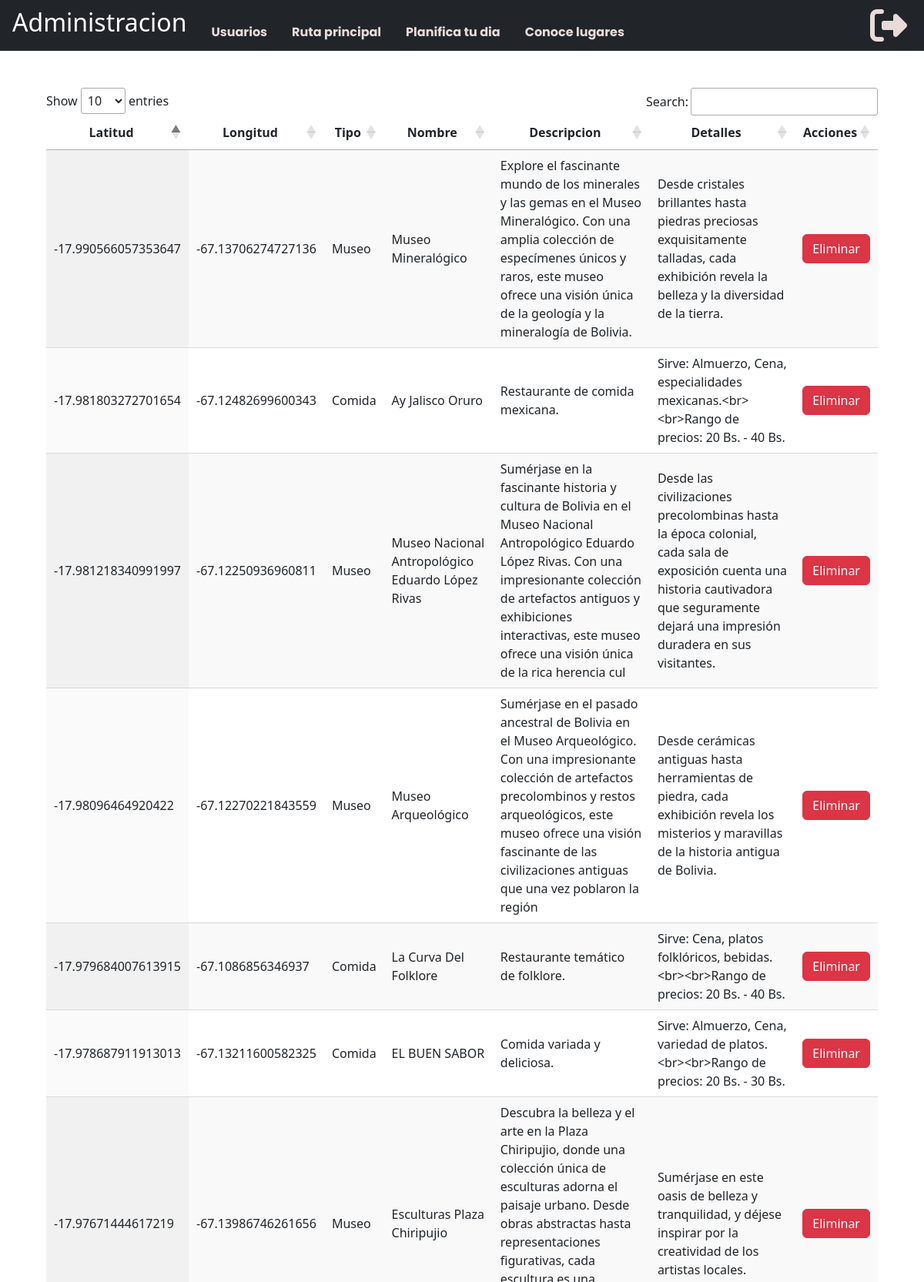
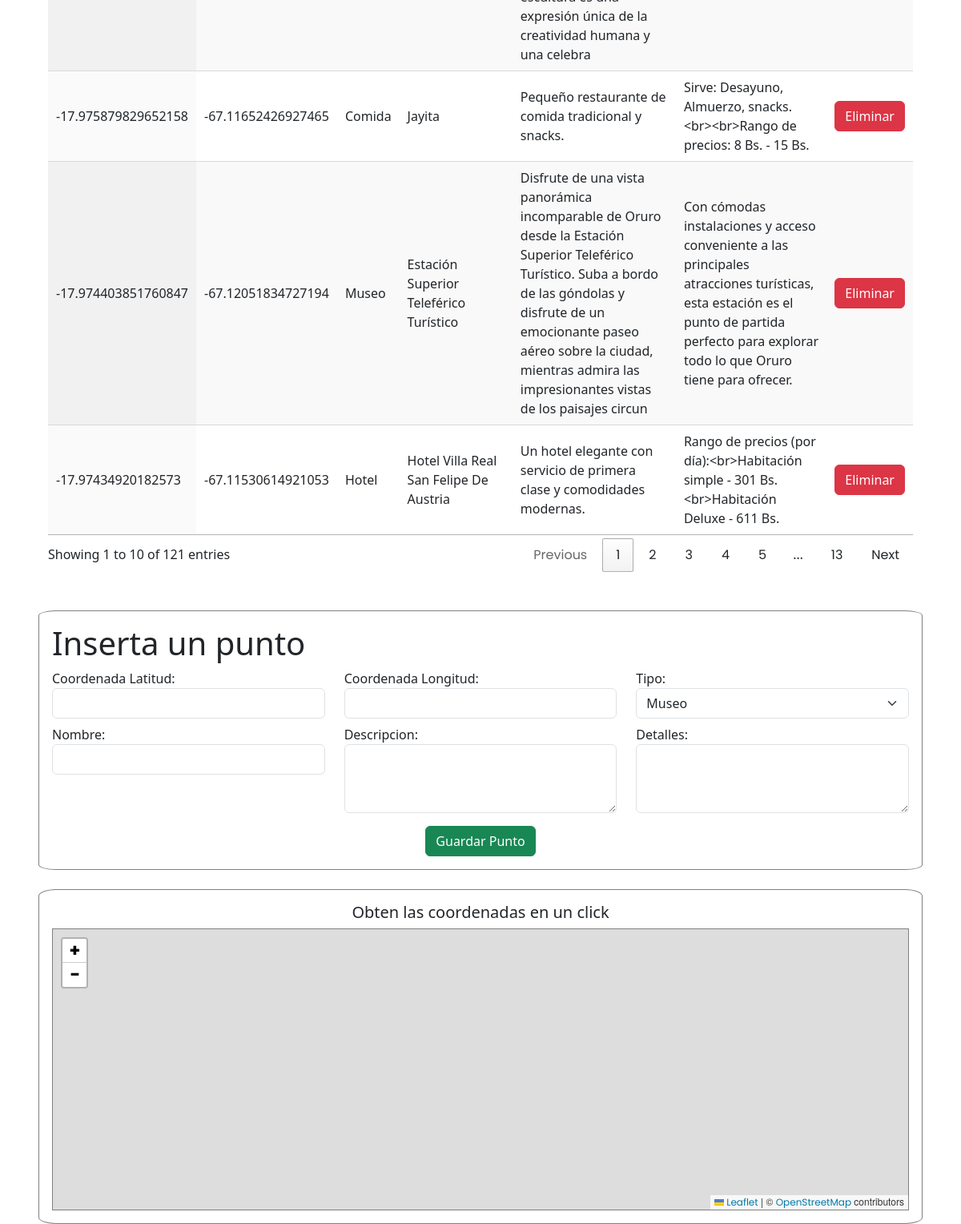
/conoce_admin/ (signed in), run on the app's committed database (2 pictures, top to bottom).
### myapp/models.py (models this page shows, shortened)
class punto_conoce(models.Model):
    coord_lat = models.FloatField()
    coord_lng = models.FloatField()
    titulo = models.CharField(max_length=255)
    name = models.CharField(max_length=255)
    descripcion = models.CharField(max_length=255)
    detalles = models.CharField(max_length=255, default="default")
    imagen_ruta = models.CharField(max_length=255)

### myapp/views.py (the view)
# urls.py: path("conoce_admin/", views.conoce_admin, name="conoce_admin"),
@login_required
def conoce_admin(request):
    if request.method == "POST":
        coord_lat = request.POST.get("coord_lat")
        coord_lng = request.POST.get("coord_lng")
        titulo = request.POST.get("titulo")
        nombre = request.POST.get("nombre")
        descripcion = request.POST.get("descripcion")
        detalles = request.POST.get("detalles")
        if request.POST.get("titulo") == "Hotel":
            imagen = "/static/img/conoceoruro/hot.png"
        if request.POST.get("titulo") == "Comida":
            imagen = "/static/img/conoceoruro/resta.png"
        if request.POST.get("titulo") == "Museo":
            imagen = "/static/img/conoceoruro/mm.png"
        if request.POST.get("titulo") == "Iglesia":
            imagen = "/static/img/conoceoruro/i.png"
        punto = punto_conoce.objects.create(
            coord_lat=coord_lat,
            coord_lng=coord_lng,
            titulo=titulo,
            name=nombre,
            descripcion=descripcion,
            detalles=detalles,
            imagen_ruta=imagen,
        )
        puntos = punto_conoce.objects.all()
        return render(request, "admin/conoce_admin.html", {"puntos": puntos})
    else:
        puntos = punto_conoce.objects.all()
        return render(request, "admin/conoce_admin.html", {"puntos": puntos})

### myapp/templates/admin/conoce_admin.html (shortened to what this page needs)
{% extends 'admin/administrador.html' %} {% block content %}
{% load static %}
<div>
    <div class="m-5 row">
        <table id="conoceTable" class="display">
            <thead>
                <tr>
                    <th class="text-center">Latitud</th>
                    <th class="text-center">Longitud</th>
                    <th class="text-center">Tipo</th>
                    <th class="text-center">Nombre</th>
                    <th class="text-center">Descripcion</th>
                    <th class="text-center">Detalles</th>
                    <th class="text-center">Acciones</th>
                </tr>
            </thead>
            <tbody>
                {% for punto in puntos %}
                <tr>
                    <td>{{ punto.coord_lat }}</td>
                    <td>{{ punto.coord_lng }}</td>
                    <td>{{ punto.titulo }}</td>
                    <td>{{ punto.name }}</td>
                    <td>{{ punto.descripcion }}</td>
                    <td>{{ punto.detalles }}</td>
                    <td class="text-center">
                        <button class="borrar-conoce btn btn-danger" data-id="{{ punto.id }}">Eliminar</button>
                    </td>
                </tr>
                {% endfor %}
            </tbody>
        </table>
    </div>
    <div class="row m-5">
        <div class="container p-3" style="border: solid gray 1px; border-radius: 2%;">
            <h1>Inserta un punto</h1>
            <form method="post">
                <div class="row">
                    <div class="col-4">
                        <label for="id_coord_lat_con">Coordenada Latitud:</label>
                        <input type="text" class="form-control" id="id_coord_lat_con" name="coord_lat" required>
                    </div>
                    <div class="col-4">
                        <label for="id_coord_lng_con">Coordenada Longitud:</label>
                        <input type="text" class="form-control" id="id_coord_lng_con" name="coord_lng" required>
                    </div>
                    <div class="col-4">
                        <label for="id_titulo">Tipo:</label>
                        <select class="form-select" aria-label="Seleccionar opción" id="id_titulo_ini" name="titulo"
                            required>
                            <option selected value="Museo">Museo</option>
                        </select>
                    </div>
                </div>
                <div class="row mt-2">
                    <div class="col-4">
                        <label for="id_nombre">Nombre:</label>
                        <input type="text" class="form-control" id="id_nombre" name="nombre" required>
                    </div>
                    <div class="col-4">
                        <label for="descripcion">Descripcion:</label>
                        <textarea type="text" class="form-control" id="descripcion" name="descripcion" rows="3"
                            required></textarea>
                    </div>
                    <div class="col-4">
                        <label for="detalles">Detalles:</label>
                        <textarea type="text" class="form-control" id="detalles" name="detalles" rows="3"
                            required></textarea>
                    </div>
                </div>
                <div class="mt-3 text-center">
                    <button class="btn btn-success" type="submit">Guardar Punto</button>
                </div>
            </form>
        </div>
        <div class="container mt-4 p-3 text-center" style="border: solid gray 1px; border-radius: 2%;">
            <h5>Obten las coordenadas en un click</h5>
            <div id="content" style="border: solid 1px gray;">
                <div style="height: 350px; cursor: context-menu;" id="map_admin3"></div>
            </div>
        </div>
    </div>
</div>
{% endblock %}

### myapp/static/css/styles.css (style rules this page uses)
html, body { height: 100%; margin: 0; padding: 0; }
body { background-size: cover; background-position: center; }
body { font-family: "Poppins", sans-serif; background: #fafafa; }
#content { width: 100%; transition: all 0.3s; }

### myapp/static/css/styles3.css (style rules this page uses)
option { background-color: #1c0015; font: condensed 70% sans-serif; color: white; }

### data on the page
punto_conoce: coord_lat "-17.981218340991997", coord_lng "-67.12250936960811", titulo "Museo", name "Museo Nacional Antropológico Eduardo López Rivas", descripcion "Sumérjase en la fascinante historia y cultura de Bolivia en el Museo Nacional Antropológico Eduardo López Rivas. Con una impresionante colección de artefactos antiguos y exhibiciones interactivas, este museo ofrece una visión única de la rica herencia cul", detalles "Desde las civilizaciones precolombinas hasta la época colonial, cada sala de exposición cuenta una historia cautivadora que seguramente dejará una impresión duradera en sus visitantes."
punto_conoce: coord_lat "-17.990566057353647", coord_lng "-67.13706274727136", titulo "Museo", name "Museo Mineralógico", descripcion "Explore el fascinante mundo de los minerales y las gemas en el Museo Mineralógico. Con una amplia colección de especímenes únicos y raros, este museo ofrece una visión única de la geología y la mineralogía de Bolivia.", detalles "Desde cristales brillantes hasta piedras preciosas exquisitamente talladas, cada exhibición revela la belleza y la diversidad de la tierra."
punto_conoce: coord_lat "-17.974403851760847", coord_lng "-67.12051834727194", titulo "Museo", name "Estación Superior Teleférico Turístico", descripcion "Disfrute de una vista panorámica incomparable de Oruro desde la Estación Superior Teleférico Turístico. Suba a bordo de las góndolas y disfrute de un emocionante paseo aéreo sobre la ciudad, mientras admira las impresionantes vistas de los paisajes circun", detalles "Con cómodas instalaciones y acceso conveniente a las principales atracciones turísticas, esta estación es el punto de partida perfecto para explorar todo lo que Oruro tiene para ofrecer."
punto_conoce: coord_lat "-17.98096464920422", coord_lng "-67.12270221843559", titulo "Museo", name "Museo Arqueológico", descripcion "Sumérjase en el pasado ancestral de Bolivia en el Museo Arqueológico. Con una impresionante colección de artefactos precolombinos y restos arqueológicos, este museo ofrece una visión fascinante de las civilizaciones antiguas que una vez poblaron la región", detalles "Desde cerámicas antiguas hasta herramientas de piedra, cada exhibición revela los misterios y maravillas de la historia antigua de Bolivia."
punto_conoce: coord_lat "-17.97671444617219", coord_lng "-67.13986746261656", titulo "Museo", name "Esculturas Plaza Chiripujio", descripcion "Descubra la belleza y el arte en la Plaza Chiripujio, donde una colección única de esculturas adorna el paisaje urbano. Desde obras abstractas hasta representaciones figurativas, cada escultura es una expresión única de la creatividad humana y una celebra", detalles "Sumérjase en este oasis de belleza y tranquilidad, y déjese inspirar por la creatividad de los artistas locales."
punto_conoce: coord_lat "-17.975879829652158", coord_lng "-67.11652426927465", titulo "Comida", name "Jayita", descripcion "Pequeño restaurante de comida tradicional y snacks.", detalles "Sirve: Desayuno, Almuerzo, snacks.<br><br>Rango de precios: 8 Bs. - 15 Bs."
punto_conoce: coord_lat "-17.979684007613915", coord_lng "-67.1086856346937", titulo "Comida", name "La Curva Del Folklore", descripcion "Restaurante temático de folklore.", detalles "Sirve: Cena, platos folklóricos, bebidas.<br><br>Rango de precios: 20 Bs. - 40 Bs."
punto_conoce: coord_lat "-17.981803272701654", coord_lng "-67.12482699600343", titulo "Comida", name "Ay Jalisco Oruro", descripcion "Restaurante de comida mexicana.", detalles "Sirve: Almuerzo, Cena, especialidades mexicanas.<br><br>Rango de precios: 20 Bs. - 40 Bs."
punto_conoce: coord_lat "-17.978687911913013", coord_lng "-67.13211600582325", titulo "Comida", name "EL BUEN SABOR", descripcion "Comida variada y deliciosa.", detalles "Sirve: Almuerzo, Cena, variedad de platos.<br><br>Rango de precios: 20 Bs. - 30 Bs."
punto_conoce: coord_lat "-17.97434920182573", coord_lng "-67.11530614921053", titulo "Hotel", name "Hotel Villa Real San Felipe De Austria", descripcion "Un hotel elegante con servicio de primera clase y comodidades modernas.", detalles "Rango de precios (por día):<br>Habitación simple - 301 Bs.<br>Habitación Deluxe - 611 Bs."
